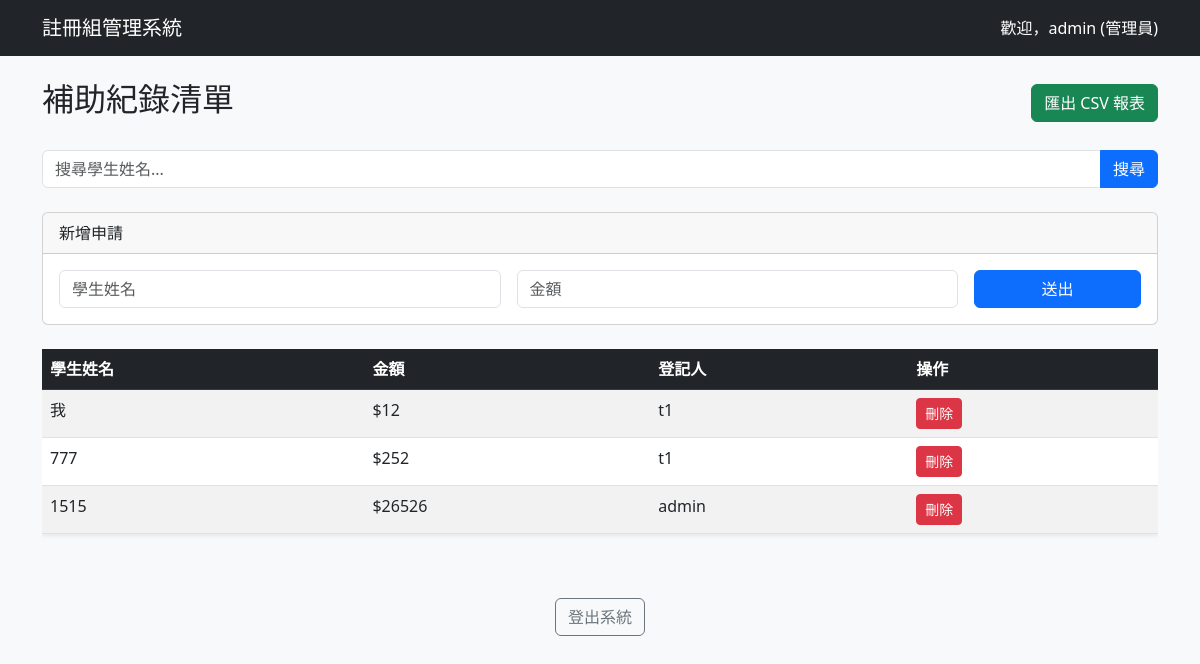
The app's page / (signed in) with its own data.
### records/models.py (models this page shows, shortened)
class Subsidy(models.Model):
    student_name = models.CharField(max_length=100, verbose_name="學生姓名")
    reason = models.TextField(verbose_name="申請事由")
    amount = models.IntegerField(verbose_name="金額")
    created_at = models.DateTimeField(auto_now_add=True, verbose_name="登記時間")
    recorder = models.ForeignKey(User, on_delete=models.CASCADE, verbose_name="登記人")

### records/views.py (the view)
# urls.py: path('', views.index, name='index'),
def index(request):
    query = request.GET.get('q')
    if request.user.is_superuser:
        items = Subsidy.objects.all()
    else:
        items = Subsidy.objects.filter(recorder=request.user)
    if query:
        items = items.filter(student_name__icontains=query)
    return render(request, 'index.html', {'items': items, 'query': query})

### templates/index.html (shortened to what this page needs)
{% extends 'base.html' %} {% block content %} <div class="d-flex justify-content-between align-items-center mb-4">
        <h2>補助紀錄清單</h2>
        <a href="{% url 'export_csv' %}" class="btn btn-success">匯出 CSV 報表</a>
    </div>
    <form method="get" class="mb-4">
        <div class="input-group">
            <input type="text" name="q" class="form-control" placeholder="搜尋學生姓名..." value="{{ query|default:'' }}">
            <button class="btn btn-primary" type="submit">搜尋</button>
        </div>
    </form>
    <div class="card mb-4">
        <div class="card-header">新增申請</div>
        <div class="card-body">
            <form method="post" class="row g-3">
                <div class="col-md-5">
                    <input type="text" name="student_name" class="form-control" placeholder="學生姓名" required>
                </div>
                <div class="col-md-5">
                    <input type="number" name="amount" class="form-control" placeholder="金額" required>
                </div>
                <div class="col-md-2">
                    <button type="submit" class="btn btn-primary w-100">送出</button>
                </div>
            </form>
        </div>
    </div>
    <div class="table-responsive">
        <table class="table table-striped table-hover bg-white shadow-sm">
            <thead class="table-dark">
                <tr>
                    <th>學生姓名</th>
                    <th>金額</th>
                    <th>登記人</th>
                    <th>操作</th>
                </tr>
            </thead>
            <tbody>
                {% for item in items %}
                <tr>
                    <td>{{ item.student_name }}</td>
                    <td>${{ item.amount }}</td>
                    <td>{{ item.recorder.username }}</td>
                    <td>
                        {% if perms.records.delete_subsidy %}
                            <a href="{% url 'delete_item' item.id %}" class="btn btn-sm btn-danger" onclick="return confirm('確定要刪除嗎？')">刪除</a>
                        {% else %}
                            <span class="badge bg-secondary">唯讀</span>
                        {% endif %}
                    </td>
                </tr>
                {% empty %}
                <tr>
                    <td colspan="4" class="text-center">目前沒有符合條件的資料</td>
                </tr>
                {% endfor %}
            </tbody>
        </table>
    </div>
    <div class="mt-5 text-center">
        <form action="{% url 'logout' %}" method="post">
            <button type="submit" class="btn btn-outline-secondary">登出系統</button>
        </form>
    </div>
{% endblock %} ```

### templates/base.html (shortened to what this page needs)
<!DOCTYPE html>
<html>
<head>
    <link href="https://cdn.jsdelivr.net/npm/bootstrap@5.3.0/dist/css/bootstrap.min.css" rel="stylesheet">
</head>
<body class="bg-light">
    <nav class="navbar navbar-expand-lg navbar-dark bg-dark mb-4">
        <div class="container">
            <a class="navbar-brand" href="/">註冊組管理系統</a>
            <div class="navbar-text text-white">
                歡迎，{{ user.username }} ({{ user.is_superuser|yesno:"管理員,一般老師" }})
            </div>
        </div>
    </nav>
    <div class="container">
        {% block content %}{% endblock %}
    </div>
</body>
</html>

### records on screen
Subsidy: student_name "我", amount "12", recorder.username "t1"
Subsidy: student_name "777", amount "252", recorder.username "t1"
Subsidy: student_name "1515", amount "26526", recorder.username "admin"

### other values on screen
{{ user.username }} "admin"
{{ user.is_superuser|yesno:"管理員,一般老師" }} "管理員"
